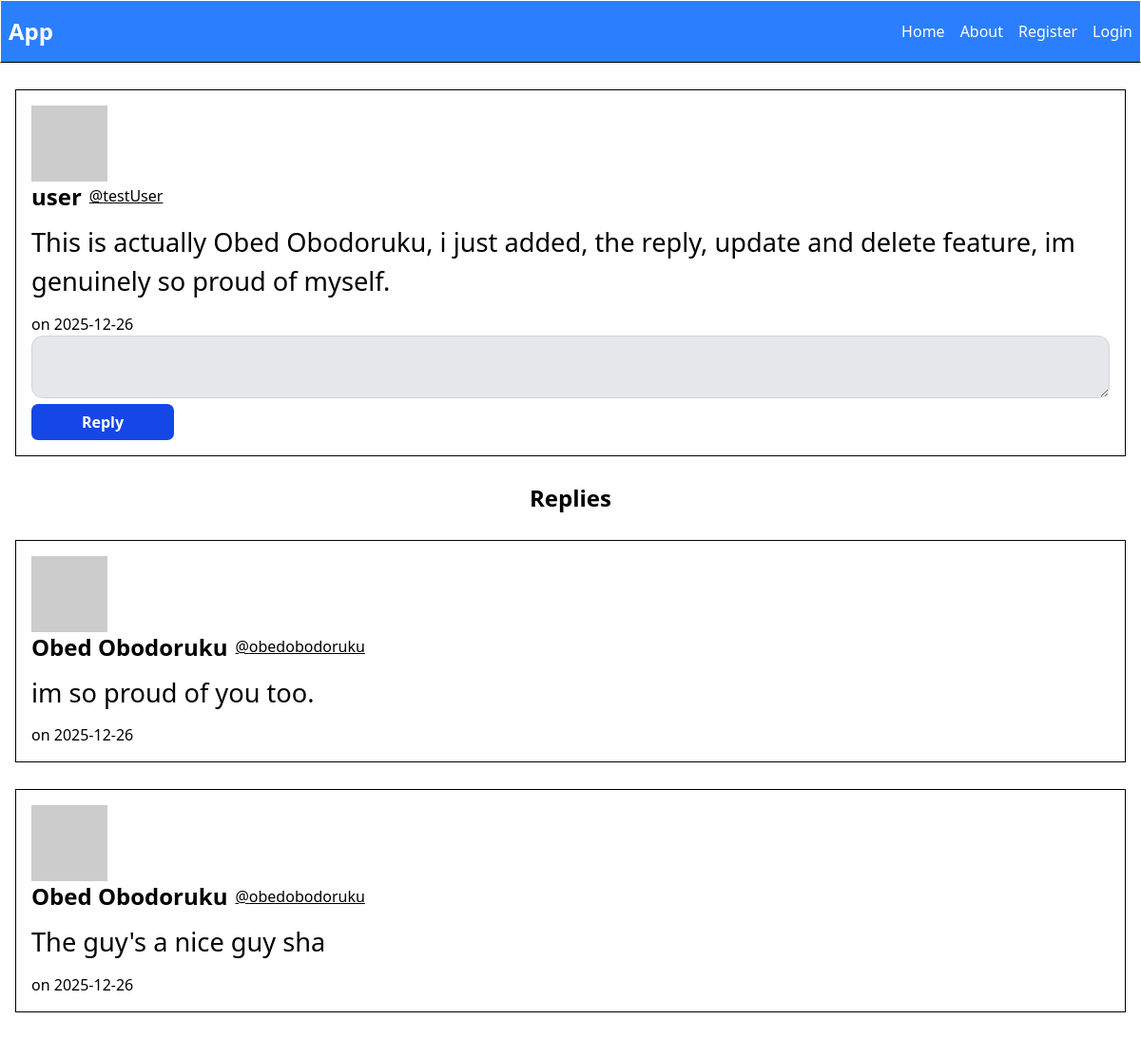
Before: /testUser/post/5 with the older database file.
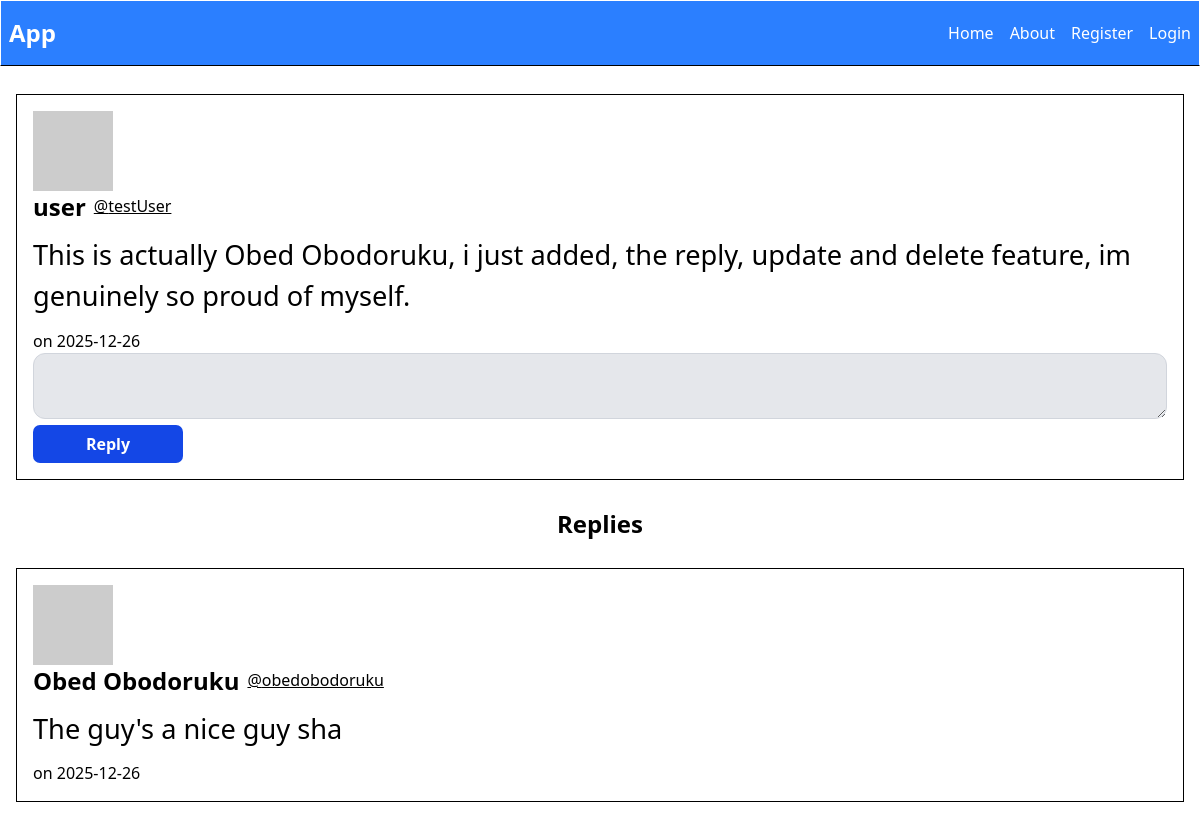
After: the same page with the newer database file.
### app/models.py (models this page shows, shortened)
class User(db.Model, UserMixin):
    id = db.Column(db.Integer, primary_key=True)
    username = db.Column(db.String(150), unique=True, nullable=False)
    name = db.Column(db.String(150), default="user")
    email = db.Column(db.String(150), unique=True, nullable=False)
    password = db.Column(db.String(200), nullable=False)
    posts = db.relationship("Post", backref="user", lazy=True)
    replies = db.relationship(
        "Reply",
        backref="user",
        lazy=True,
        cascade="all, delete-orphan"
    )
    def avatar(self, size):
        digest = md5(self.email.lower().encode('utf-8')).hexdigest()
        return f'https://www.gravatar.com/avatar/{digest}?d=identicon&s={size}'

class Post(db.Model):
    id = db.Column(db.Integer, primary_key=True)
    content = db.Column(db.Text, nullable=False)
    date_posted = db.Column(db.DateTime, nullable=False, default=datetime.utcnow)
    user_id = db.Column(db.Integer, db.ForeignKey("user.id"), nullable=False)
    replies = db.relationship("Reply", backref="post", lazy=True, cascade="all, delete-orphan")

class Reply(db.Model):
    id = db.Column(db.Integer, primary_key=True)
    content = db.Column(db.Text, nullable=False)
    date_posted = db.Column(db.DateTime, nullable=False, default=datetime.utcnow)
    post_id = db.Column(db.Integer, db.ForeignKey("post.id"), nullable=False, index=False)
    user_id = db.Column(db.Integer, db.ForeignKey("user.id"), nullable=False)

### app/routes.py (the view)
@app.route("/<username>/post/<int:post_id>", methods=["GET", "POST"])
def view_post(username, post_id):
    form = ReplyForm()
    user = User.query.filter_by(username=username).first_or_404()
    post = Post.query.filter_by(id=post_id, user_id=user.id).first_or_404()
    replies = Reply.query.filter_by(post_id=post.id).all()
    return render_template("post.html",post=post, form=form, replies=replies, title=f"{user.username}'s post {post.id}")

### app/forms.py
class ReplyForm(FlaskForm):
    content = TextAreaField("Content", validators=[DataRequired()])
    submit = SubmitField("Reply")

### app/templates/post.html (shortened to what this page needs)
{% extends "layout.html" %}
{% block body %}
    <div class="mt-7">
        {% if post %}
            {% if post.user == current_user %}
                 <div class="border border-black p-4">
                <div>
                    <img src="{{ post.user.avatar(36) }}" alt="user pfp" />
                    <h4>
                        <a class="text-2xl font-bold" style="cursor: pointer;" href="{{ url_for('user_posts', username=post.user.username) }}">
                            <div class="flex gap-2 items-center">
                                <h5>{{ post.user.name }}</h5>
                                <small class="font-light text-[1rem] underline">@{{ post.user.username }}</small>
                            </div>
                        </a>
                    </h4>
                    </div>
                <div class="my-3">
                    <p class="text-[1.7rem]">{{ post.content }}</p>
                </div>
                <div>
                    <span>
                        on {{ post.date_posted.strftime('%Y-%m-%d') }}
                    </span>
                </div>
                <div class="flex items-center gap-4">
                    <div class="my-5">
                        <a href="{{ url_for('update_post', post_id=post.id) }}">
                            <button class="bg-blue-700 text-white font-bold p-[7px] w-[150px] rounded-[7px]" type="button">Update</button>
                        </a>
                    </div>
                    <div class="my-5">
                        <a href="{{ url_for('delete_post', post_id=post.id) }}">
                            <button class="bg-blue-700 text-white font-bold p-[7px] w-[150px] rounded-[7px]" type="button">Delete</button>
                        </a>
                    </div>
                </div>
            {% else %}
                <div class="border border-black p-4">
                <div>
                    <img src="{{ post.user.avatar(36) }}" alt="user pfp" />
                    <h4>
                        <a class="text-2xl font-bold" style="cursor: pointer;" href="{{ url_for('user_posts', username=post.user.username) }}">
                            <div class="flex gap-2 items-center">
                                <h5>{{ post.user.name }}</h5>
                                <small class="font-light text-[1rem] underline">@{{ post.user.username }}</small>
                            </div>
                        </a>
                    </h4>
                    </div>
                <div class="my-3">
                    <p class="text-[1.7rem]">{{ post.content }}</p>
                </div>
                <div>
                    <span>
                        on {{ post.date_posted.strftime('%Y-%m-%d') }}
                    </span>
                </div>
            {% endif %}
                <div>
                    <form method="post" action="{{ url_for('create_reply', post_id=post.id) }}">
                        <div>
                            <div>
                                {{ form.content(class="bg-gray-200 border border-gray-300 px-4 py-2 w-full rounded-xl") }}
                            </div>
                            <div>
                                {{ form.submit(class="bg-blue-700 text-white font-bold p-[7px] w-[150px] rounded-[7px]") }}
                        </div>
                        </div>
                    </form>
                </div>
            </div>
            <h4 class="text-2xl text-center font-bold mt-7">Replies</h4>
            {% if replies %}
                {% for reply in replies %}
                <div class="border border-black p-4 my-7">
                    <div>
                        <img src="{{ post.user.avatar(36) }}" alt="user pfp" />
                        <h4>
                            <a class="text-2xl font-bold" style="cursor: pointer;" href="{{ url_for('user_posts', username=post.user.username) }}">
                                <div class="flex gap-2 items-center">
                                    <h5>{{ reply.user.name }}</h5>
                                    <small class="font-light text-[1rem] underline">@{{ reply.user.username }}</small>
                                </div>
                            </a>
                        </h4>
                    </div>
                    <a href="{{ url_for('view_post', post_id=post.id, username=post.user.username) }}">
                        <div class="my-3">
                            <p class="text-[1.7rem]">{{ reply.content }}</p>
                        </div>
                        <div>
                            <span>
                                on {{ reply.date_posted.strftime('%Y-%m-%d') }}
                            </span>
                        </div>
                    </a>
                </div>
                {% endfor %}
            {% else %}
                <p class="text-center">No Replies yet.</p>
            {% endif %}
        {% endif %}
    </div>
{% endblock %}

### app/templates/layout.html (shortened to what this page needs)
<!DOCTYPE html>
<html lang="en">
<head>
    <link href="{{ url_for('static', filename='dist/output.css') }}" rel="stylesheet">
</head>
<body>
    <header class="top-0 sticky">
        <nav class="flex items-center justify-between bg-blue-500 text-white py-4 px-2 border border-b-black">
            <div class="text-2xl font-extrabold">App</div>
            {% if current_user.is_authenticated %}
                <ul class="flex items-center justify-center gap-4 font-bold">
                <li><a href="{{ url_for('index') }}">Home</a></li>
                <li><a href="{{ url_for('account') }}">Profile</a></li>
                <li><a href="{{ url_for('create_post') }}">Create Post</a></li>
                <li><a href="{{ url_for('logout') }}">logout</a></li>
            </ul>
            {% else %}
                <ul class="flex items-center justify-center gap-4">
                <li><a href="{{ url_for('index') }}">Home</a></li>
                <li><a href="#">About</a></li>
                <li><a href="{{ url_for('register') }}">Register</a></li>
                <li><a href="{{ url_for('login') }}">Login</a></li>
            </ul>
            {% endif %}
        </nav>
    </header>
    <div class="px-4">
        {% block body %}
        {% endblock %}
    </div>
</body>
</html>

Changed rows visible on the page:
removed Reply: user.name "Obed Obodoruku", user.username "obedobodoruku", content "im so proud of you too.", date_posted "2025-12-26"
